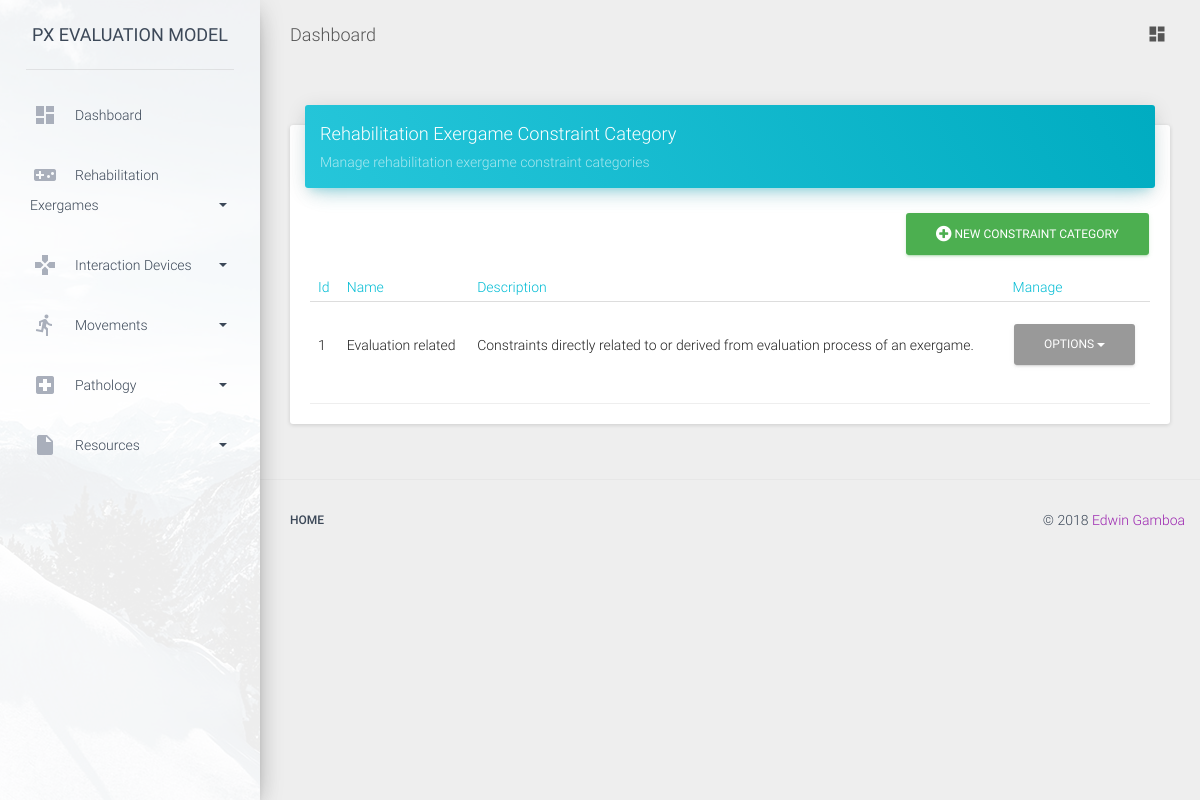
The page /rehab_exergames/constraint_category/ on the database as committed earlier.
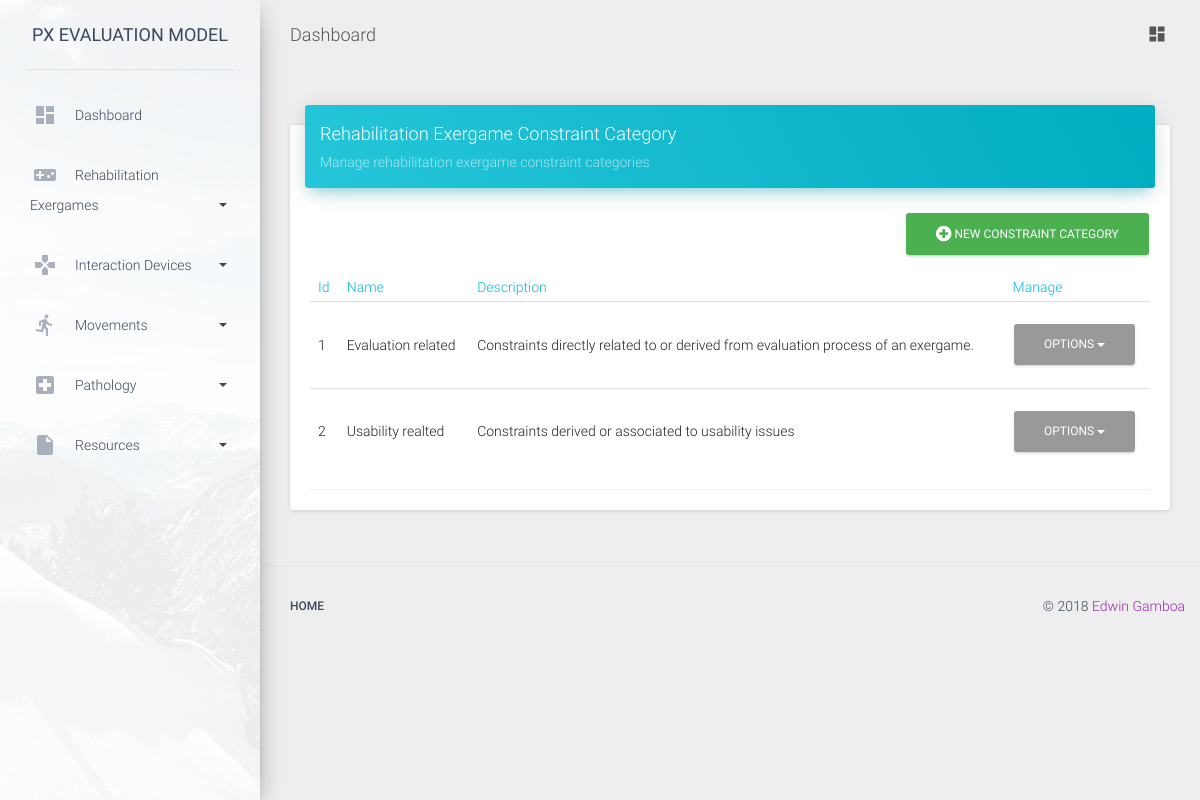
The same page on the database as committed later.
### rehab_exergames/models.py (models this page shows, shortened)
class ConstraintCategory (models.Model):
    name = models.CharField(max_length=140)
    description = models.TextField()

### rehab_exergames/views.py (the view)
class ConstraintCategoryList(ListView):
    model = ConstraintCategory

### templates/rehab_exergames/constraintcategory_list.html (shortened to what this page needs)
{% extends "list_base.html" %}
{% block card_title %}Rehabilitation Exergame Constraint Category{% endblock card_title %}
{% block card_description %}Manage rehabilitation exergame constraint categories{% endblock card_description%}
{% block table_head %}
    <tr>
        <th>Id</th>
        <th>Name</th>
        <th>Description</th>
        <th>Manage</th>
    </tr>
{% endblock table_head %}
{% block table_body %}
    {% for object in object_list %}
        <tr>
            <td>{{ object.id }}</td>
            <td>{{ object.name }}</td>
            <td>{{ object.description }}</td>
            <td>
                <div class="dropdown">
                    <a href="#" class="btn dropdown-toggle" data-toggle="dropdown">
                        Options
                        <b class="caret"></b>
                    </a>
                </div>
            </td>
        </tr>
    {% endfor %}
{% endblock table_body %}
{% block new_url %} {% url 'rehab_exergames:new_constraint_cat' %} {% endblock new_url %}
{% block new_object_name %}Constraint Category{% endblock new_object_name %}

Rows that differ between the two databases and show on the page:
added ConstraintCategory: id "2", name "Usability realted", description "Constraints derived or associated to usability issues"
